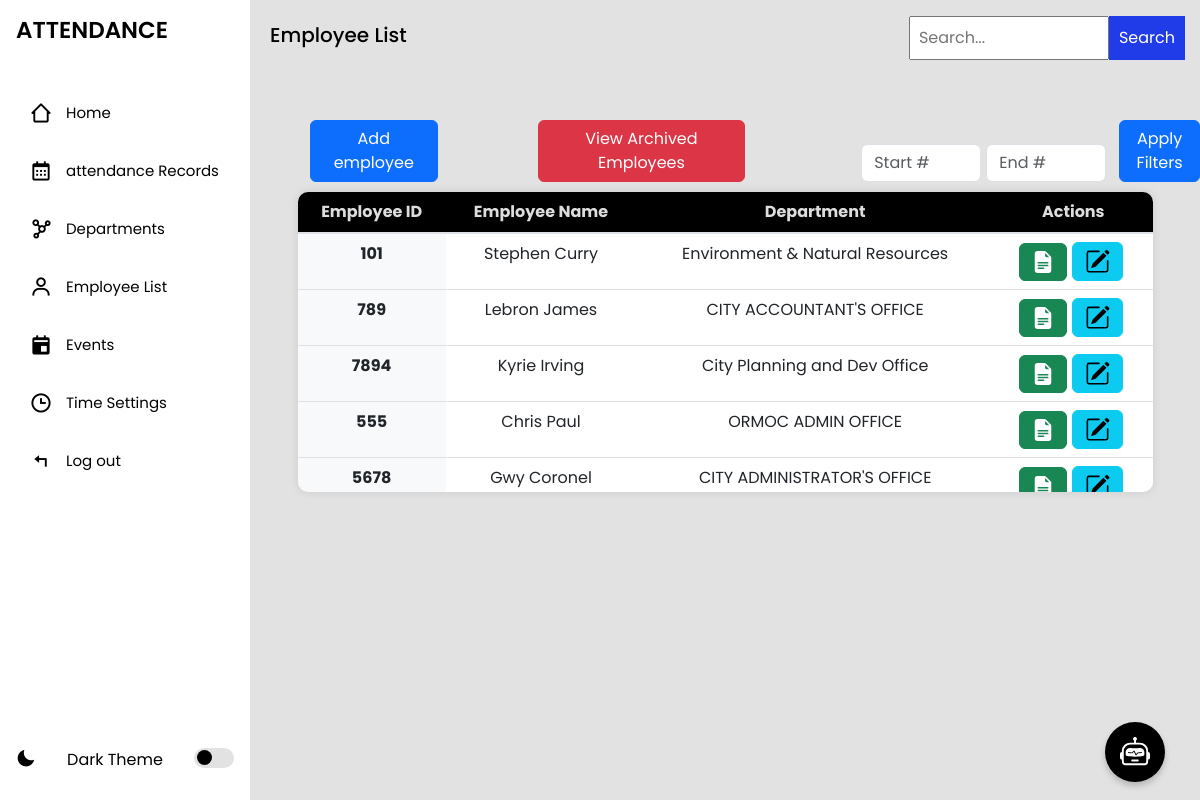
/employee/edit/3/, run on an earlier commit of the app's database.
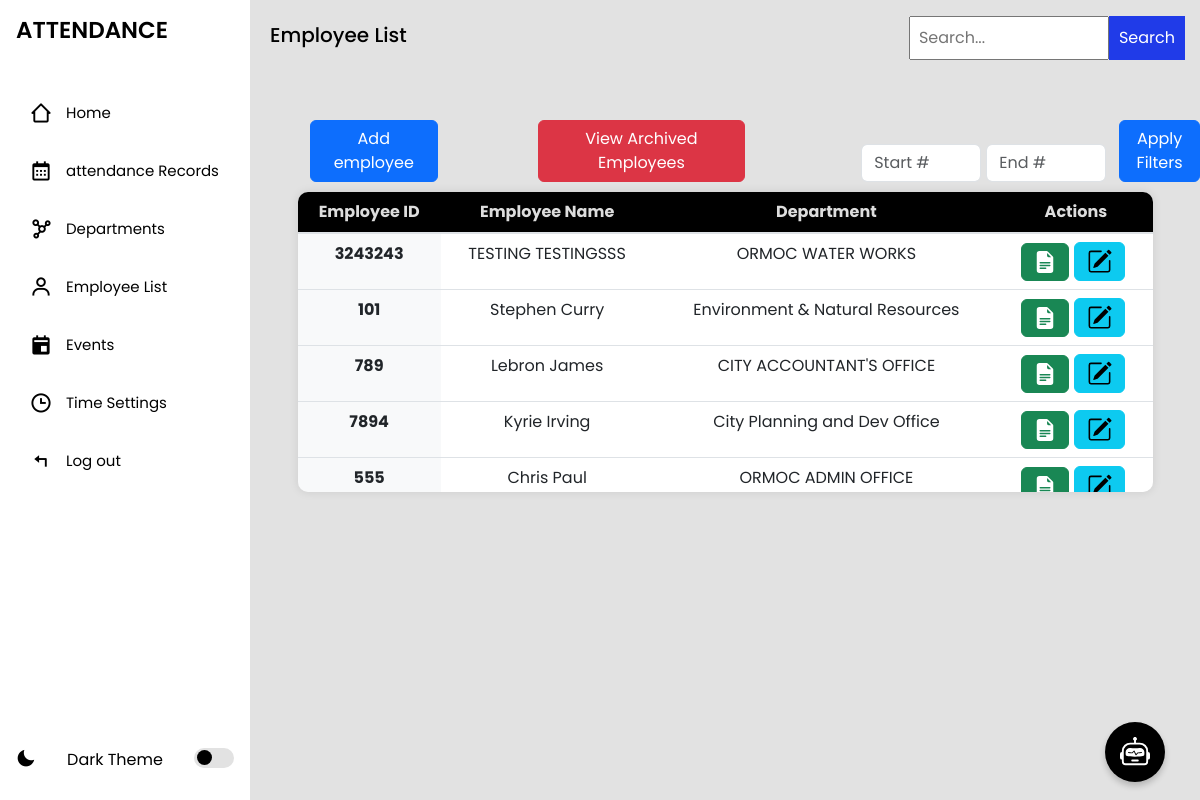
And on a later commit of the database.
### myapp/models.py (models this page shows, shortened)
class Employee(models.Model):
    employee_id = models.CharField(max_length=100, unique=True)
    first_name = models.CharField(max_length=120)
    last_name = models.CharField(max_length=120)
    username = models.CharField(max_length=100, unique=True, default='defaultuser')
    archived = models.BooleanField(default=False)
    password = models.CharField(max_length=128, default='defaultpassword')
    department_name = models.ForeignKey(Department, on_delete=models.CASCADE, related_name='employees')
    updated = models.DateTimeField(auto_now=True)
    created = models.DateTimeField(auto_now_add=True)
    class Meta:
        ordering = ['-updated', '-created']

class Department(models.Model):
    name = models.CharField(max_length=100, unique=True)
    def __str__(self):
        return self.name

### myapp/views.py (the view, shortened to what this page needs)
# urls.py: path('employee/edit/<int:employee_id>/', views.edit_employee, name='edit_employee'),
def edit_employee(request, employee_id):
    employee = Employee.objects.get(id=employee_id)
    return render(request, 'employeelist.html', {
    'employees': Employee.objects.all(),  # Pass updated employee list
    'departments': Department.objects.all(),
})

### myapp/templates/employeelist.html (shortened to what this page needs)
{% extends 'index.html' %}
{% block content %}
<section class="home">
    <div class="navs d-flex align-items-center justify-content-between">
    <p>Employee List</p>
<form method="GET" action="{% url 'employeelist' %}" class="search-parent">
  <input type="search" name="search" placeholder="Search..." class="search" value="{{ request.GET.search }}" />
  <button type="submit">Search</button>
</form>
</div>
<div class="topButtons">
    <div style="display: flex; align-items: end; justify-content: start;margin-left: 60px;" >
                <button type="button" class="btn btn-primary"
                data-bs-toggle="modal" data-bs-target="#signupModal">
                Add employee
                </button>
</div>
<a href="{% url 'archived_employees' %}" class="btn btn-danger">View Archived Employees</a>
        <form id="filterRangeForm" class="ms-3" >
            <input type="number" min="1" id="startNumber" class="form-control d-inline-block" placeholder="Start #" style="width: 120px;" />
            <input type="number" min="1" id="endNumber" class="form-control d-inline-block" placeholder="End #" style="width: 120px;" />
            <button type="button" id="applyFilters" class="btn btn-primary ms-2">Apply Filters</button>
        </form>
</div>
<div class="table-container">
    <table class="table">
        <thead>
            <tr>
                <th scope="col">Employee ID</th>
                <th scope="col">Employee Name</th>
                <th scope="col">Department</th>
                <th scope="col">Actions</th>
            </tr>
        </thead>
        <tbody>
            {% for employee in employees %}
            <tr class="employeeListRow"  data-status="{{ employee.status|default:'all' }}">
                <th scope="row">{{ employee.employee_id }}</th>
                <td>{{ employee.first_name }} {{ employee.last_name }}</td>
                <td>{{ employee.department_name }}</td>
                <td>
                    <div class="btn-group" style="display: flex; flex-direction: row; align-items: center; gap: 5px; justify-content:center;">
                        <a  href="{% url 'view_employee' employee.employee_id %}">
                        <button class="btn btn-success" >
                            </button>
                        </a>
                        <a  data-bs-toggle="modal" data-bs-target="#editEmployeeModal{{ employee.id }}" role="button">
                            <button class="btn btn-info">
                        </button>
                        </a>
                    </div>
                </td>
            </tr>
            {% empty %}
            <tr>
                <td colspan="6">Employee doesnt exist</td>
            </tr>
            {% endfor %}
        </tbody>
    </table>
</div>
</section>
{% endblock %}

What changed in the data, as far as the page shows it:
no longer on this page (row unchanged): Employee: employee_id "5678", first_name "Gwy", last_name "Coronel", department_name "CITY ADMINISTRATOR'S OFFICE"
added Employee: employee_id "3243243", first_name "TESTING", last_name "TESTINGSSS", department_name "ORMOC WATER WORKS"
